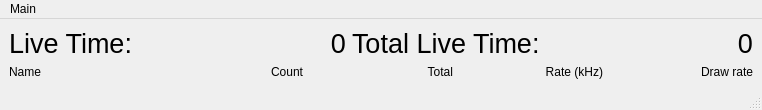
<?xml version="1.0" encoding="UTF-8"?>
<ui version="4.0">
 <class>MainWindow</class>
 <widget class="QMainWindow" name="MainWindow">
  <property name="geometry">
   <rect>
    <x>0</x>
    <y>0</y>
    <width>762</width>
    <height>98</height>
   </rect>
  </property>
  <property name="sizePolicy">
   <sizepolicy hsizetype="Preferred" vsizetype="Maximum">
    <horstretch>0</horstretch>
    <verstretch>0</verstretch>
   </sizepolicy>
  </property>
  <property name="minimumSize">
   <size>
    <width>0</width>
    <height>0</height>
   </size>
  </property>
  <property name="maximumSize">
   <size>
    <width>16777215</width>
    <height>98</height>
   </size>
  </property>
  <property name="windowTitle">
   <string>AnaScaler</string>
  </property>
  <widget class="QWidget" name="centralwidget">
   <property name="sizePolicy">
    <sizepolicy hsizetype="Preferred" vsizetype="Preferred">
     <horstretch>0</horstretch>
     <verstretch>0</verstretch>
    </sizepolicy>
   </property>
   <layout class="QVBoxLayout" name="verticalLayout">
    <item>
     <layout class="QHBoxLayout" name="horizontalLayout">
      <item>
       <widget class="QLabel" name="ltimelabel">
        <property name="sizePolicy">
         <sizepolicy hsizetype="Fixed" vsizetype="Preferred">
          <horstretch>0</horstretch>
          <verstretch>0</verstretch>
         </sizepolicy>
        </property>
        <property name="font">
         <font>
          <pointsize>20</pointsize>
         </font>
        </property>
        <property name="text">
         <string>Live Time: </string>
        </property>
        <property name="alignment">
         <set>Qt::AlignLeading|Qt::AlignLeft|Qt::AlignTop</set>
        </property>
       </widget>
      </item>
      <item>
       <widget class="QLabel" name="livetime">
        <property name="sizePolicy">
         <sizepolicy hsizetype="Preferred" vsizetype="Preferred">
          <horstretch>0</horstretch>
          <verstretch>0</verstretch>
         </sizepolicy>
        </property>
        <property name="font">
         <font>
          <pointsize>20</pointsize>
         </font>
        </property>
        <property name="layoutDirection">
         <enum>Qt::LeftToRight</enum>
        </property>
        <property name="text">
         <string>0</string>
        </property>
        <property name="alignment">
         <set>Qt::AlignRight|Qt::AlignTop|Qt::AlignTrailing</set>
        </property>
       </widget>
      </item>
      <item>
       <widget class="QLabel" name="tltimelabel">
        <property name="sizePolicy">
         <sizepolicy hsizetype="Fixed" vsizetype="Preferred">
          <horstretch>0</horstretch>
          <verstretch>0</verstretch>
         </sizepolicy>
        </property>
        <property name="font">
         <font>
          <pointsize>20</pointsize>
         </font>
        </property>
        <property name="text">
         <string>Total Live Time: </string>
        </property>
        <property name="alignment">
         <set>Qt::AlignLeading|Qt::AlignLeft|Qt::AlignTop</set>
        </property>
       </widget>
      </item>
      <item>
       <widget class="QLabel" name="totallivetime">
        <property name="font">
         <font>
          <pointsize>20</pointsize>
         </font>
        </property>
        <property name="text">
         <string>0</string>
        </property>
        <property name="alignment">
         <set>Qt::AlignRight|Qt::AlignTop|Qt::AlignTrailing</set>
        </property>
       </widget>
      </item>
     </layout>
    </item>
    <item>
     <layout class="QGridLayout" name="gridLayout">
      <item row="0" column="0">
       <widget class="QLabel" name="namelabel">
        <property name="text">
         <string>Name</string>
        </property>
       </widget>
      </item>
      <item row="0" column="3">
       <widget class="QLabel" name="ratelabel">
        <property name="text">
         <string>Rate (kHz)</string>
        </property>
        <property name="alignment">
         <set>Qt::AlignRight|Qt::AlignTrailing|Qt::AlignVCenter</set>
        </property>
       </widget>
      </item>
      <item row="0" column="4">
       <widget class="QLabel" name="drawlabel">
        <property name="text">
         <string>Draw rate</string>
        </property>
        <property name="alignment">
         <set>Qt::AlignRight|Qt::AlignTrailing|Qt::AlignVCenter</set>
        </property>
       </widget>
      </item>
      <item row="0" column="1">
       <widget class="QLabel" name="countlabel">
        <property name="text">
         <string>Count</string>
        </property>
        <property name="alignment">
         <set>Qt::AlignRight|Qt::AlignTrailing|Qt::AlignVCenter</set>
        </property>
       </widget>
      </item>
      <item row="0" column="2">
       <widget class="QLabel" name="totallabel">
        <property name="text">
         <string>Total</string>
        </property>
        <property name="alignment">
         <set>Qt::AlignRight|Qt::AlignTrailing|Qt::AlignVCenter</set>
        </property>
       </widget>
      </item>
     </layout>
    </item>
   </layout>
  </widget>
  <widget class="QMenuBar" name="menubar">
   <property name="geometry">
    <rect>
     <x>0</x>
     <y>0</y>
     <width>762</width>
     <height>22</height>
    </rect>
   </property>
   <widget class="QMenu" name="mainMenu">
    <property name="title">
     <string>Main</string>
    </property>
    <addaction name="actionSelectScaler"/>
    <addaction name="actionStart"/>
    <addaction name="actionStop"/>
    <addaction name="actionQuit"/>
   </widget>
   <addaction name="mainMenu"/>
  </widget>
  <widget class="QStatusBar" name="statusbar"/>
  <action name="actionSelectScaler">
   <property name="text">
    <string>Select Scaler</string>
   </property>
   <property name="shortcut">
    <string>Ctrl+C</string>
   </property>
  </action>
  <action name="actionQuit">
   <property name="text">
    <string>Quit</string>
   </property>
   <property name="shortcut">
    <string>Ctrl+Q</string>
   </property>
  </action>
  <action name="actionStart">
   <property name="text">
    <string>Start Scaler</string>
   </property>
   <property name="shortcut">
    <string>Ctrl+S</string>
   </property>
  </action>
  <action name="actionStop">
   <property name="text">
    <string>Stop Scaler</string>
   </property>
  </action>
 </widget>
 <resources/>
 <connections/>
</ui>
